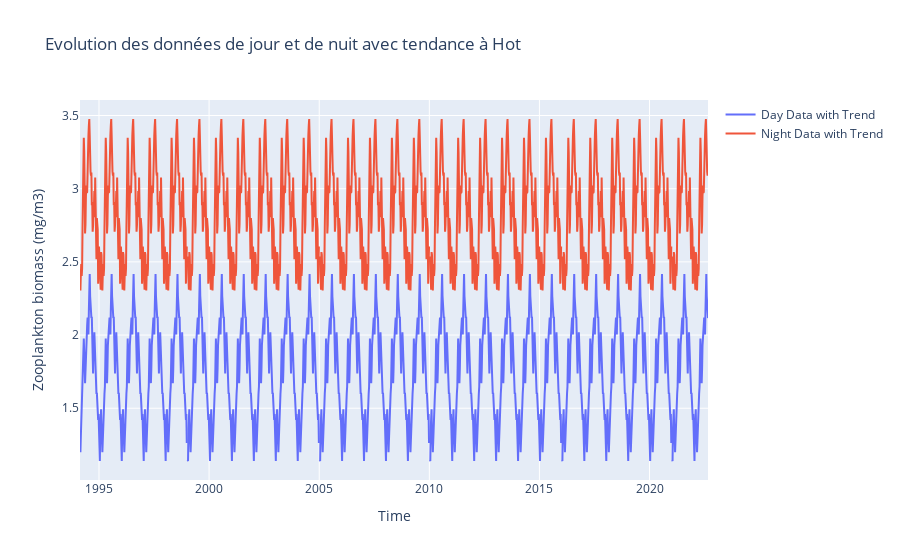

Here is the notebook cell this chart was saved with:
### Markdown cell above
## Plot final results

### Code cell
fig = make_subplots(rows=1, cols=1)

# Ajouter les données de jour et de nuit
fig.add_trace(
    go.Scatter(
        x=aggregated_smoothed.index,
        y=aggregated_smoothed["day"],  #  + aggregated_smoothed["night_trend"]
        mode="lines",
        name="Day Data with Trend",
    ),
    row=1,
    col=1,
)
fig.add_trace(
    go.Scatter(
        x=aggregated_smoothed.index,
        y=aggregated_smoothed["night"],  # + aggregated_smoothed["night_trend"],
        mode="lines",
        name="Night Data with Trend",
    ),
    row=1,
    col=1,
)

# # Ajouter les tendances de jour et de nuit
# fig.add_trace(
#     go.Scatter(
#         x=aggregated_smoothed.index,
#         y=aggregated_smoothed["day_trend"],
#         mode="lines",
#         name="Day Trend",
#         line=dict(dash="dash"),
#     ),
#     row=1,
#     col=1,
# )
# fig.add_trace(
#     go.Scatter(
#         x=aggregated_smoothed.index,
#         y=aggregated_smoothed["night_trend"],
#         mode="lines",
#         name="Night Trend",
#         line=dict(dash="dash"),
#     ),
#     row=1,
#     col=1,
# )

# Mettre à jour la mise en page
fig.update_layout(
    title=f"Evolution des données de jour et de nuit avec tendance à {station}",
    xaxis_title="Time",
    yaxis_title="Zooplankton biomass (mg/m3)",
)

fig.show()

### Figure 1 — Plotly figure (JSON) as saved in the notebook; plotly's stock layout.template omitted (floating-point values rounded to 4 significant figures; data arrays with more than 128 entries replaced by an {"elided": "..."} marker saying what was removed)
{"data": [{"mode": "lines", "name": "Day Data with Trend", "type": "scatter", "x": {"elided": "1489 str values"}, "xaxis": "x", "y": {"elided": "1489 float values"}, "yaxis": "y"}, {"mode": "lines", "name": "Night Data with Trend", "type": "scatter", "x": {"elided": "1489 str values"}, "xaxis": "x", "y": {"elided": "1489 float values"}, "yaxis": "y"}], "layout": {"title": {"text": "Evolution des données de jour et de nuit avec tendance à Hot"}, "xaxis": {"anchor": "y", "domain": [0, 1], "title": {"text": "Time"}}, "yaxis": {"anchor": "x", "domain": [0, 1], "title": {"text": "Zooplankton biomass (mg/m3)"}}}}
